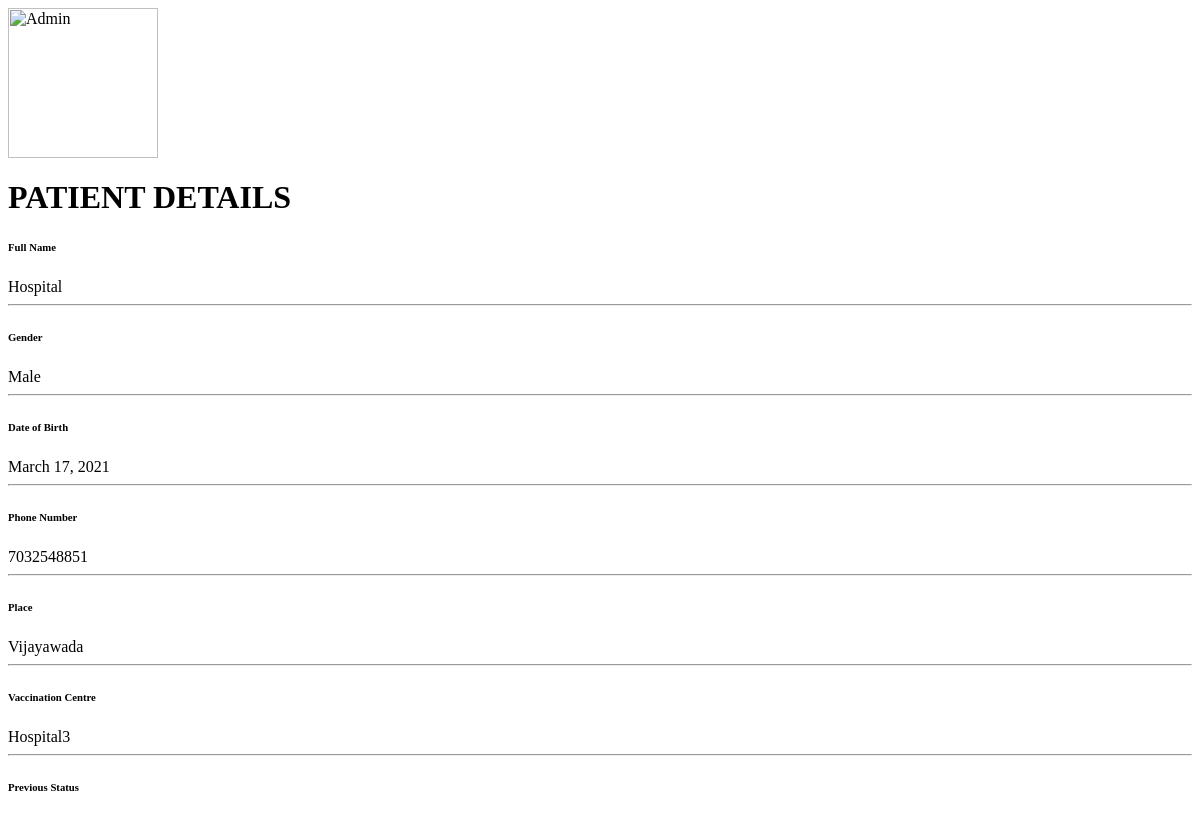
Page /vc/report/showpatient/1 (signed in) on the earlier database version.
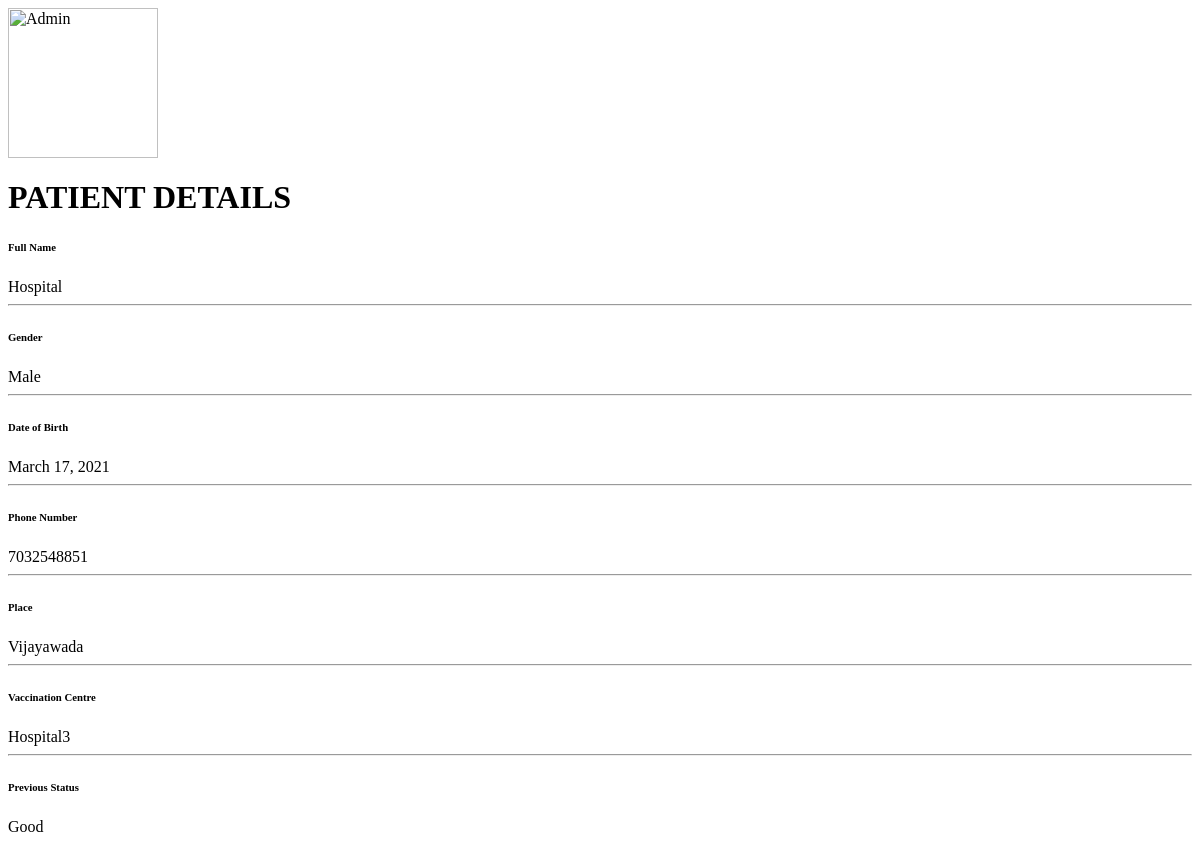
Same page on the later database version.
### C19V/models.py (models this page shows, shortened)
class Status(models.Model):
    STATUS = (('Good','Feeling good'),('Ok','Feeling somewhat good'),('Bad','Feeling Bad'))
    status = models.CharField(max_length=4,choices=STATUS)
    person = models.ForeignKey(VaccinatedPerson,on_delete=models.CASCADE)
    date = models.DateField(auto_now_add=True)
    time = models.TimeField(auto_now_add=True)

### C19V/views.py (the view)
# urls.py: path('vc/report/showpatient/<str:pk>',views.show,name='show_patient'),
@decorators.VC_required(login_url='loginvc')
def show(request,pk):
   person = models.VaccinatedPerson.objects.get(id=pk)
   status = models.Status.objects.filter(person=person).last()
   context={'person':person ,'status':status}
   return render(request,'showpatient.html',context)

### C19V/templates/showpatient.html
<centre>
    <div class="container-md-8">
      <div class="card mb-3">
        <div class="card-body">
          <div class="jumbotron align-items-center text-center">
            <img src="https://bootdey.com/img/Content/avatar/avatar7.png" alt="Admin" class="rounded-circle" width="150">
            <div class="mt-3">
              <h1>PATIENT DETAILS</h1>
            </div>
          </div>
          <div class="row">
            <div class="col-sm-3">
              <h6 class="mb-0 pl-4">Full Name</h6>
            </div>
            <div class="col-sm-9 pl-4 text-secondary">
              {{ person.name }}
            </div>
          </div>
          <hr>
          <div class="row">
            <div class="col-sm-3">
              <h6 class="mb-0 pl-4">Gender</h6>
            </div>
            <div class="col-sm-9 pl-4 text-secondary">
              {% if person.gender == 'M' %}
                Male
              {% else %}
                Female
              {% endif %}
            </div>
          </div>
          <hr>
          <div class="row">
            <div class="col-sm-3">
              <h6 class="mb-0 pl-4">Date of Birth</h6>
            </div>
            <div class="col-sm-9 pl-4 text-secondary">
              {{person.dob | date}}
            </div>
          </div>
          <hr>
          <div class="row">
            <div class="col-sm-3">
              <h6 class="mb-0 pl-4">Phone Number</h6>
            </div>
            <div class="col-sm-9 pl-4 text-secondary">
              {{person.phone_no}}
            </div>
          </div>
          <hr>
          <div class="row">
            <div class="col-sm-3">
              <h6 class="mb-0 pl-4">Place</h6>
            </div>
            <div class="col-sm-9 pl-4 text-secondary">
              {{ person.centre.city }}
            </div>
          </div>
          <hr>
          <div class="row">
            <div class="col-sm-3">
              <h6 class="mb-0 pl-4">Vaccination Centre</h6>
            </div>
            <div class="col-sm-9 pl-4 text-secondary">
              {{ person.centre.name }}
            </div>
          </div>
          <hr>
          <div class="row">
            <div class="col-sm-3">
              <h6 class="mb-0 pl-4">Previous Status</h6>
            </div>
            <div class="col-sm-9 pl-4 text-secondary">
              {{status.status}}
            </div>
          </div>
        </div>
      </div>
    </div>
  </centre>

Differences in the rows shown:
added Status: status "Good"
